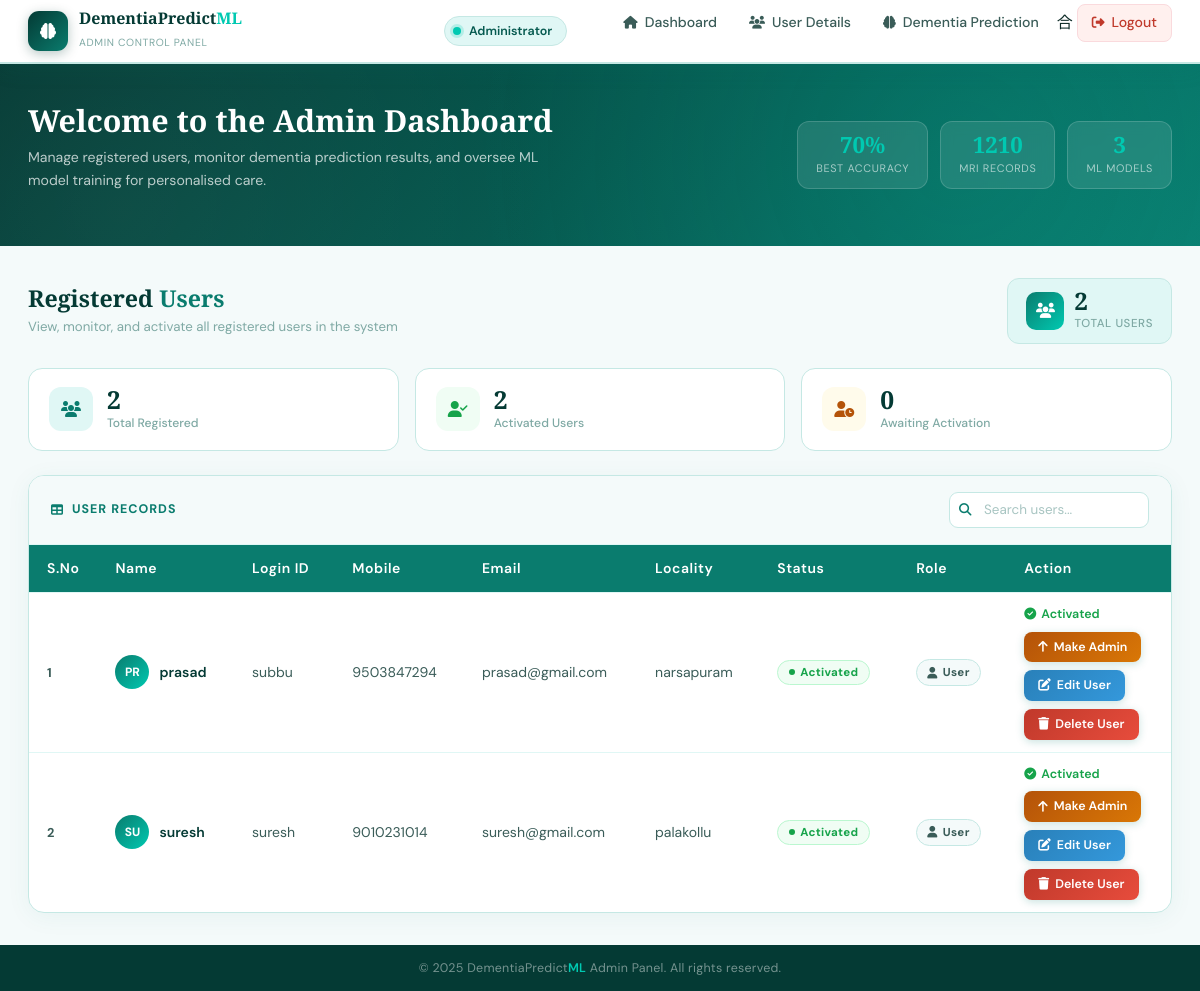
Screenshot of /DemoteUser/?uid=4 with the database file from the repository.
### users/models.py (models this page shows, shortened)
class UserRegistrationModel(models.Model):
    name = models.CharField(max_length=100)
    loginid = models.CharField(unique=True, max_length=100)
    password = models.CharField(max_length=100)
    mobile = models.CharField(unique=True, max_length=100)
    email = models.CharField(unique=True, max_length=100)
    locality = models.CharField(max_length=100)
    address = models.CharField(max_length=1000)
    city = models.CharField(max_length=100)
    state = models.CharField(max_length=100)
    status = models.CharField(max_length=100)
    is_admin = models.BooleanField(default=False)
    class Meta:
        db_table = 'UserRegistrations'

### admins/views.py (the view)
# urls.py: path('DemoteUser/', admins.DemoteUser, name='DemoteUser'),
def DemoteUser(request):
    if request.method == 'GET':
        id = request.GET.get('uid')
        print("Demoting UID = ", id)
        UserRegistrationModel.objects.filter(id=id).update(is_admin=False)
        data = UserRegistrationModel.objects.all()
        return render(request,'admins/viewregisterusers.html',{'data':data})

### templates/admins/viewregisterusers.html (shortened to what this page needs)
{% extends 'admins/adminbase.html' %}
{% block contents %}
<div class="page-header fade-in">
    <div class="page-header-left">
        <h2>Registered <span>Users</span></h2>
        <p>View, monitor, and activate all registered users in the system</p>
    </div>
    <div class="user-count-badge">
        <div class="count-icon"><i class="fas fa-users"></i></div>
        <div>
            <div class="count-val" id="totalCount">{{ data|length }}</div>
            <div class="count-lbl">Total Users</div>
        </div>
    </div>
</div>
<div class="user-stats">
    <div class="us-card fade-in">
        <div class="us-icon total"><i class="fas fa-users"></i></div>
        <div>
            <div class="us-val">{{ data|length }}</div>
            <div class="us-lbl">Total Registered</div>
        </div>
    </div>
    <div class="us-card fade-in" style="transition-delay:0.08s">
        <div class="us-icon active"><i class="fas fa-user-check"></i></div>
        <div>
            <div class="us-val" id="activeCount">—</div>
            <div class="us-lbl">Activated Users</div>
        </div>
    </div>
    <div class="us-card fade-in" style="transition-delay:0.16s">
        <div class="us-icon waiting"><i class="fas fa-user-clock"></i></div>
        <div>
            <div class="us-val" id="waitingCount">—</div>
            <div class="us-lbl">Awaiting Activation</div>
        </div>
    </div>
</div>
<div class="table-card fade-in">
    <div class="table-card-header">
        <div class="th-label">
            <i class="fas fa-table"></i>
            User Records
        </div>
        <div class="table-search">
            <input type="text" id="userSearch" placeholder="Search users..." oninput="filterTable()">
        </div>
    </div>
    <div class="table-responsive-wrap">
        <table class="users-table" id="usersTable">
            <thead>
                <tr>
                    <th>S.No</th>
                    <th>Name</th>
                    <th>Login ID</th>
                    <th>Mobile</th>
                    <th>Email</th>
                    <th>Locality</th>
                    <th>Status</th>
                    <th>Role</th>
                    <th>Action</th>
                </tr>
            </thead>
            <tbody id="usersTableBody">
                {% for i in data %}
                <tr>
                    <td class="sno-cell">{{ forloop.counter }}</td>
                    <td>
                        <div class="name-cell">
                            <div class="user-avatar">{{ i.name|slice:":2" }}</div>
                            <span class="name-text">{{ i.name }}</span>
                        </div>
                    </td>
                    <td>{{ i.loginid }}</td>
                    <td>{{ i.mobile }}</td>
                    <td>{{ i.email }}</td>
                    <td>{{ i.locality }}</td>
                    <td>
                        {% if i.status == 'waiting' %}
                            <span class="status-badge waiting">
                                <span class="dot"></span> Waiting
                            </span>
                        {% else %}
                            <span class="status-badge activated">
                                <span class="dot"></span> Activated
                            </span>
                        {% endif %}
                    </td>
                    <td>
                        {% if i.is_admin %}
                            <span class="status-badge" style="background:#E0F7F5; color:#0A7C6E; border:1px solid #C5E8E4; padding: 4px 10px;">
                                <i class="fas fa-shield-alt"></i> Admin
                            </span>
                        {% else %}
                            <span class="status-badge" style="background:#F4FAFA; color:#3A5C58; border:1px solid #C5E8E4; padding: 4px 10px;">
                                <i class="fas fa-user"></i> User
                            </span>
                        {% endif %}
                    </td>
                    <td>
                        <div style="display:flex; gap:8px; flex-direction:column; align-items:flex-start;">
                            {% if i.status == 'waiting' %}
                                <a class="btn-activate" href="/ActivaUsers/?uid={{ i.id }}">
                                    <i class="fas fa-user-check"></i> Activate
                                </a>
                            {% else %}
                                <span class="activated-text">
                                    <i class="fas fa-check-circle"></i> Activated
                                </span>
                            {% endif %}
                            {% if not i.is_admin %}
                                <a class="btn-activate" style="background: linear-gradient(135deg, #b45309, #d97706);" href="/PromoteUser/?uid={{ i.id }}">
                                    <i class="fas fa-arrow-up"></i> Make Admin
                                </a>
                            {% else %}
                                <a class="btn-activate" style="background: linear-gradient(135deg, #C0392B, #E74C3C);" href="/DemoteUser/?uid={{ i.id }}">
                                    <i class="fas fa-arrow-down"></i> Remove Admin
                                </a>
                            {% endif %}
                            <a class="btn-activate" style="background: linear-gradient(135deg, #2980b9, #3498db);" href="/EditUser/?uid={{ i.id }}">
                                <i class="fas fa-edit"></i> Edit User
                            </a>
                            <a class="btn-activate" style="background: linear-gradient(135deg, #c0392b, #e74c3c);" href="/DeleteUser/?uid={{ i.id }}" onclick="return confirm('Are you sure you want to delete this user? This action cannot be undone.');">
                                <i class="fas fa-trash"></i> Delete User
                            </a>
                        </div>
                    </td>
                </tr>
                {% endfor %}
            </tbody>
        </table>
    </div>
</div>
{% endblock %}

### templates/admins/adminbase.html (shortened to what this page needs)
{% load static %}
<!DOCTYPE html>
<html lang="en">
<head>
    <link href="https://cdn.jsdelivr.net/npm/bootstrap@5.3.0/dist/css/bootstrap.min.css" rel="stylesheet">
    <link href="https://cdnjs.cloudflare.com/ajax/libs/font-awesome/6.4.0/css/all.min.css" rel="stylesheet">
</head>
<body>
    <nav class="admin-navbar" id="adminNav">
        <a class="admin-brand" href="{% url 'AdminHome' %}">
            <div class="admin-brand-icon">
                <i class="fas fa-brain"></i>
            </div>
            <div class="admin-brand-text">
                <span class="brand-title">DementiaPredict<span>ML</span></span>
                <span class="brand-sub">Admin Control Panel</span>
            </div>
        </a>
        <div class="admin-nav-collapse" id="adminNavCollapse">
            <div class="admin-role-badge">
                <div class="dot"></div>
                Administrator
            </div>
            <ul class="admin-nav">
                <li>
                    <a href="{% url 'AdminHome' %}">
                        <i class="fas fa-home"></i> Dashboard
                    </a>
                </li>
                <li>
                    <a href="{% url 'RegisterUsersView' %}">
                        <i class="fas fa-users"></i> User Details
                    </a>
                </li>
                <li>
                    <a href="{% url 'AdminPrediction' %}">
                        <i class="fas fa-brain"></i> Dementia Prediction
                    </a>
                </li>合
                <li class="logout-item">
                    <a href="{% url 'index' %}">
                        <i class="fas fa-sign-out-alt"></i> Logout
                    </a>
                </li>
            </ul>
        </div>
    </nav>
    <div class="admin-hero">
        <div class="admin-hero-inner">
            <div class="admin-hero-left">
                <h1>Welcome to the Admin Dashboard</h1>
                <p>Manage registered users, monitor dementia prediction results, and oversee ML model training for personalised care.</p>
            </div>
            <div class="admin-hero-right">
                <div class="hero-stat">
                    <div class="val">70%</div>
                    <div class="lbl">Best Accuracy</div>
                </div>
                <div class="hero-stat">
                    <div class="val">1210</div>
                    <div class="lbl">MRI Records</div>
                </div>
                <div class="hero-stat">
                    <div class="val">3</div>
                    <div class="lbl">ML Models</div>
                </div>
            </div>
        </div>
    </div>
    <main class="admin-main">
        {% block contents %}
        {% endblock %}
    </main>
    <footer class="admin-footer">
        &copy; 2025 DementiaPredict<span>ML</span> Admin Panel. All rights reserved.
    </footer>
</body>
</html>

### templates/admins/adminbase.html (style rules this page uses)
:root { --primary: #0A7C6E; --primary-light: #13A899; --primary-dark: #065A50; --admin-dark: #043A34; --accent: #00C9B1; --accent-soft: #E0F7F5; --white: #FFFFFF; --off-white: #F4FAFA; --text-dark: #0D2B27; --text-mid: #3A5C58; --text-light: #7FA9A4; --border: #C5E8E4; --sidebar-width: 240px; --navbar-height: 64px; --shadow: 0 4px 24px rgba(10,124,110,0.10); }
*, *::before, *::after { box-sizing: border-box; margin: 0; padding: 0; }
body { font-family: 'DM Sans', sans-serif; background: var(--off-white); color: var(--text-dark); min-height: 100vh; display: flex; flex-direction: column; }
.admin-navbar { background: var(--white); border-bottom: 2px solid var(--border); height: var(--navbar-height); padding: 0 28px; display: flex; align-items: center; justify-content: space-between; position: sticky; top: 0; z-index: 1000; box-shadow: var(--shadow); transition: box-shadow 0.3s; }
.admin-brand { display: flex; align-items: center; gap: 11px; text-decoration: none; }
.admin-brand-icon { width: 40px; height: 40px; background: linear-gradient(135deg, var(--admin-dark), var(--primary)); border-radius: 11px; display: flex; align-items: center; justify-content: center; box-shadow: 0 3px 12px rgba(4,58,52,0.28); flex-shrink: 0; }
.admin-brand-icon i { color: white; font-size: 1rem; }
.admin-brand-text .brand-title { font-family: 'Playfair Display', serif; font-size: 1rem; font-weight: 700; color: var(--admin-dark); display: block; line-height: 1.2; }
.admin-brand-text .brand-title span { color: var(--accent); }
.admin-brand-text .brand-sub { font-size: 0.65rem; color: var(--text-light); font-weight: 400; letter-spacing: 0.06em; text-transform: uppercase; }
.admin-nav { display: flex; align-items: center; gap: 4px; list-style: none; }
.admin-nav li a { display: flex; align-items: center; gap: 7px; font-size: 0.88rem; font-weight: 500; color: var(--text-mid); text-decoration: none; padding: 7px 14px; border-radius: 8px; transition: background 0.2s, color 0.2s; }
.admin-nav li a i { font-size: 0.8rem; }
.admin-nav li a:hover, .admin-nav li a.active { background: var(--accent-soft); color: var(--primary); }
.admin-nav li.logout-item a { background: #FFF0EE; color: #C0392B; border: 1px solid #FADADD; }
.admin-role-badge { display: flex; align-items: center; gap: 8px; background: var(--accent-soft); border: 1px solid var(--border); border-radius: 20px; padding: 5px 14px 5px 8px; font-size: 0.78rem; font-weight: 600; color: var(--primary-dark); margin-right: 6px; }
.admin-role-badge .dot { width: 8px; height: 8px; border-radius: 50%; background: var(--accent); flex-shrink: 0; box-shadow: 0 0 0 3px rgba(0,201,177,0.2); }
.admin-hero { background: linear-gradient(135deg, var(--admin-dark) 0%, var(--primary-dark) 50%, var(--primary) 100%); padding: 38px 28px; color: white; position: relative; overflow: hidden; }
.admin-hero::before { content: ''; position: absolute; inset: 0; background-image: radial-gradient(circle at 80% 50%, rgba(0,201,177,0.12) 0%, transparent 50%), radial-gradient(circle at 10% 80%, rgba(255,255,255,0.04) 0%, transparent 40%); pointer-events: none; }
.admin-hero-inner { position: relative; z-index: 1; display: flex; align-items: center; justify-content: space-between; flex-wrap: wrap; gap: 16px; max-width: 1200px; margin: 0 auto; }
.admin-hero-left h1 { font-family: 'Playfair Display', serif; font-size: clamp(1.3rem, 3vw, 1.9rem); font-weight: 700; margin-bottom: 6px; line-height: 1.25; }
.admin-hero-left p { font-size: 0.88rem; color: rgba(255,255,255,0.72); max-width: 520px; line-height: 1.65; }
.admin-hero-right { display: flex; gap: 12px; flex-wrap: wrap; }
.hero-stat { background: rgba(255,255,255,0.10); border: 1px solid rgba(255,255,255,0.16); border-radius: 12px; padding: 12px 18px; text-align: center; backdrop-filter: blur(6px); min-width: 90px; }
.hero-stat .val { font-family: 'Playfair Display', serif; font-size: 1.4rem; font-weight: 700; color: var(--accent); line-height: 1; }
.hero-stat .lbl { font-size: 0.68rem; color: rgba(255,255,255,0.6); text-transform: uppercase; letter-spacing: 0.06em; margin-top: 3px; }
.admin-main { flex: 1; padding: 32px 28px; max-width: 1300px; width: 100%; margin: 0 auto; }
.admin-footer { background: var(--admin-dark); color: rgba(255,255,255,0.45); text-align: center; padding: 14px 20px; font-size: 0.78rem; letter-spacing: 0.02em; }
.admin-footer span { color: var(--accent); font-weight: 600; }
.admin-nav-collapse { display: flex; align-items: center; gap: 4px; }

### rows the page displays
UserRegistrationModel: name "PR", name "prasad", loginid "subbu", mobile "9503847294", email "prasad@gmail.com", locality "narsapuram", status "activated" (drawn), is_admin "User"
UserRegistrationModel: name "SU", name "suresh", loginid "suresh", mobile "9010231014", email "suresh@gmail.com", locality "palakollu", status "activated" (drawn), is_admin "User"

### other values shown
{{ data|length }} "2"
